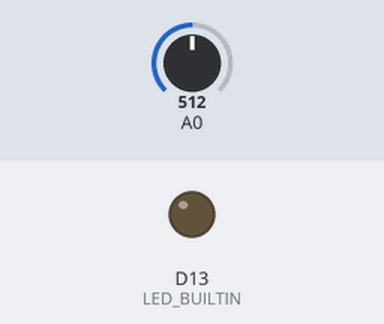
A sketch run on a simulated Arduino Nano 33 IoT. On the bench: output pins drawn as LEDs (lit = HIGH). Inputs (shaded band) come from the test bench; at power-on: A0 = 512. Nothing arrives over Bluetooth unless stated; a phone connects over Bluetooth LE 3 s after start; what the sketch prints to the serial monitor is not drawn.

Above: at 0.1 s.
At 3.1 s:
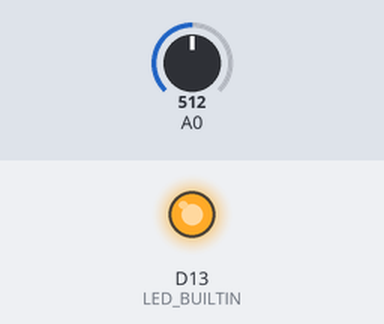
Timing chart, 0 to 4.6 s (numbered marks = the images above):
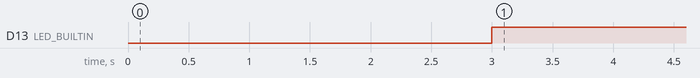

The sketch:

ble_test_file.ino
```cpp
#include <ArduinoBLE.h>
BLEService voltageService("1101");
BLEUnsignedCharCharacteristic voltageConverted("2101", BLERead | BLENotify);

void setup() {
  Serial.begin(9600);

  pinMode(LED_BUILTIN, OUTPUT);
  if (!BLE.begin())
  {
    Serial.println("starting BLE failed!");
    while (1);
  }

  BLE.setLocalName("CrankArduino");
  BLE.setAdvertisedService(voltageService);
  voltageService.addCharacteristic(voltageConverted);
  BLE.addService(voltageService);

  BLE.advertise();
  Serial.println("Bluetooth device active, waiting for connections...");
  }

void loop()
{
  BLEDevice central = BLE.central();

  if (central)
  {
  Serial.print("Connected to central: ");
  Serial.println(central.address());
  digitalWrite(LED_BUILTIN, HIGH);

  while (central.connected()) {

        int voltage = analogRead(A0);
        //int digitalVoltage = map(battery, 0, 1023, 0, 100);
        Serial.print("Voltage is now: ");
        Serial.println(voltage);
        voltageConverted.writeValue(voltage);

  }
  }
  digitalWrite(LED_BUILTIN, LOW);
  Serial.print("Disconnected from central: ");
  Serial.println(central.address());
}
```

Measured:
- by itself, D13 (LED_BUILTIN): LOW → HIGH at 3.0 s
